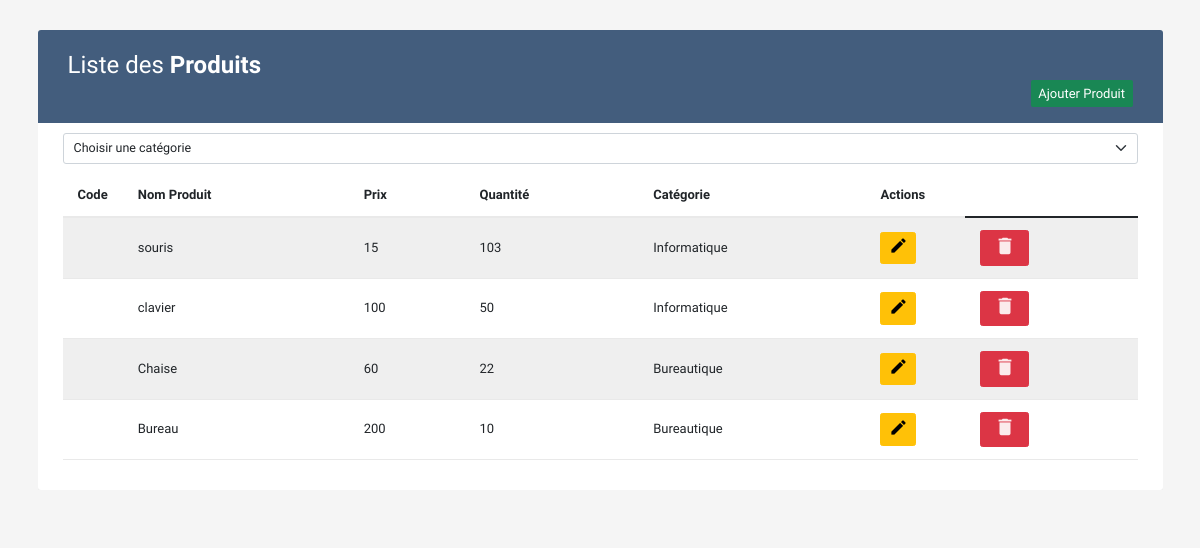
The page / on the database its author committed.
### tables this page shows
CREATE TABLE IF NOT EXISTS `produit` (
  `code` int(11) NOT NULL AUTO_INCREMENT,
  `designation` varchar(250) NOT NULL,
  `prix` int(11) NOT NULL,
  `qte` int(11) NOT NULL,
  `code_categorie` int(11) NOT NULL,
  PRIMARY KEY (`code`),
  KEY `code_categorie` (`code_categorie`)
);

CREATE TABLE IF NOT EXISTS `categorie` (
  `code` int(11) NOT NULL AUTO_INCREMENT,
  `nom` varchar(50) NOT NULL,
  PRIMARY KEY (`code`)
);

### controller/Controller_Produit.php (called while the page is built, shortened)
<?php
require_once('./model/Model_Produit.php');
class Controller_Produit
{
	public static function getAll()
	{
		$produits = Model_Produit::getAll();
		require('./view/produit_list.php');
	}
}

### controller/Routeur.php (called while the page is built)
<?php
require_once('Controller_Produit.php');
$action = $_GET['action'];
Controller_Produit::$action();

### index.php (called while the page is built, shortened)
<?php
require('controller/Routeur.php');

### model/Database.php (called while the page is built, shortened)
<?php
class Database
{
	private static $pdo;
	public function __construct($hostname = 'localhost', $database = 'magasin', $user = 'root', $pass = '')
	{
		$dsn = "mysql:host=" . $hostname . "; dbname=" . $database;
		if (is_null(self::$pdo)) {
			try {
				self::$pdo = new PDO($dsn, $user, $pass);
				self::$pdo->setAttribute(PDO::ATTR_ERRMODE, PDO::ERRMODE_EXCEPTION);
			} catch (PDOException $except) {
				echo "Echec de la connexion: " . $except->getMessage();
				die();
			}
		}
	}
	public function execute_query($sql, $params = null)
	{
		if ($params == null) {
			$resultat = self::$pdo->query($sql);
		} else {
			$resultat = self::$pdo->prepare($sql);
			$resultat->execute($params);
		}
		if (!$resultat) {
			$erreur = self::$pdo->errorInfo();
			echo "Lecture impossible, code", $this->pdo->errorCode(), $erreur[2];
			die();
		} else {
			return $resultat;
		}
	}
}

### model/Model_Produit.php (called while the page is built, shortened)
<?php
require_once('Database.php');
class Model_Produit
{
	public static function getAll()
	{
		$db = new Database();
		$sql = "SELECT * from produit LEFT JOIN categorie ON produit.code_categorie = categorie.code";
		$resultat = $db->execute_query($sql);
		if (!$resultat) {
			$erreur = $db->getPDO()->errorInfo();
			echo "Lecture impossible, code", $db->getPDO()->errorCode(), $erreur[2];
		} else {
			return $resultat->fetchAll(PDO::FETCH_OBJ);
		}
	}
}

### view/produit_list.php (the view, shortened to what this page needs)
<?php include('./inc/header.php') ?>
<body>
	<div class="container">
		<div class="table-responsive">
			<div class="table-wrapper">
				<div class="table-title">
					<div class="row">
						<div class="col-xs-6">
							<h2>Liste des <b>Produits</b></h2>
							<form action='index.php' method='GET'>
								<button type="submit" class="btn btn-primary btn-success">Ajouter Produit</button>
							</form>
						</div>
					</div>
				</div>
				<div>
					<select class="form-select form-select-lg mb-3" aria-label=".form-select-lg example" id="choice" onChange="getSelectValue()">
						<option selected value="0">Choisir une catégorie</option>
					</select>
				</div>
				<table class="table table-striped table-hover" id="listprod">
					<thead>
						<tr>
							<th>Code</th>
							<th>Nom Produit</th>
							<th>Prix</th>
							<th>Quantité</th>
							<th>Catégorie</th>
							<th> Actions </th>
						</tr>
					</thead>
					<tbody
						<?php foreach ($produits as $p) { ?>
							<tr>
								<td> <?php echo $p->codepr ?></td>
								<td> <?php echo $p->designation ?></td>
								<td> <?php echo $p->prix ?></td>
								<td> <?php echo $p->qte ?></td>
								<td> <?php echo $p->nom; ?></td>
								<td>
									<form action='index.php' method='GET'>
										<button type="submit" class="btn btn-warning edit"><i class="material-icons" data-toggle="tooltip" title="Modifier">&#xE254;</i></button>
									</form>
								</td>
								<td>
									<form action='index.php' method='GET'>
										<button type="submit" class="btn btn-danger delete"><i class="material-icons" data-toggle="tooltip" title="Supprimer">&#xE872;</i></button>
									</form>
								</td>
							</tr>
						<?php } ?>
					</tbody>
				</table>
			</div>
		</div>
		<?php include('./inc/footer.php'); ?>

### inc/header.php (shortened to what this page needs)
<!DOCTYPE html>
<html lang="en">
<head>
    <link rel="stylesheet" href="https://maxcdn.bootstrapcdn.com/font-awesome/4.7.0/css/font-awesome.min.css">
    <link rel="stylesheet" href="https://maxcdn.bootstrapcdn.com/bootstrap/3.3.7/css/bootstrap.min.css">
    <link href="https://cdn.jsdelivr.net/npm/bootstrap@5.1.3/dist/css/bootstrap.min.css" rel="stylesheet">
    <link rel="stylesheet" href="inc/style.css">
</head>

### inc/footer.php
</body>
</html>

### inc/style.css (style rules this page uses)
body { color: #566787; background: #f5f5f5; font-family: 'Varela Round', sans-serif; font-size: 13px; }
.table-responsive { margin: 30px 0; }
.table-wrapper { min-width: 1000px; background: #fff; padding: 20px 25px; border-radius: 3px; box-shadow: 0 1px 1px rgba(0,0,0,.05); }
.table-title { padding-bottom: 15px; background: #435d7d; color: #fff; padding: 16px 30px; margin: -20px -25px 10px; border-radius: 3px 3px 0 0; }
.table-title h2 { margin: 5px 0 0; font-size: 24px; }
.table-title .btn { color: #fff; float: right; font-size: 13px; border: none; min-width: 50px; border-radius: 2px; border: none; outline: none !important; margin-left: 10px; }
table.table tr th, table.table tr td { border-color: #e9e9e9; padding: 12px 15px; vertical-align: middle; }
table.table tr th:first-child { width: 60px; }
table.table tr th:last-child { width: 100px; }
table.table-striped tbody tr:nth-of-type(odd) { background-color: #fcfcfc; }
table.table td:last-child i { opacity: 0.9; font-size: 22px; margin: 0 5px; }
table.table td i { font-size: 19px; }

### rows shown on the page
produit: designation "souris", prix "15", qte "103", code_categorie.nom "Informatique"
produit: designation "clavier", prix "100", qte "50", code_categorie.nom "Informatique"
produit: designation "Chaise", prix "60", qte "22", code_categorie.nom "Bureautique"
produit: designation "Bureau", prix "200", qte "10", code_categorie.nom "Bureautique"
